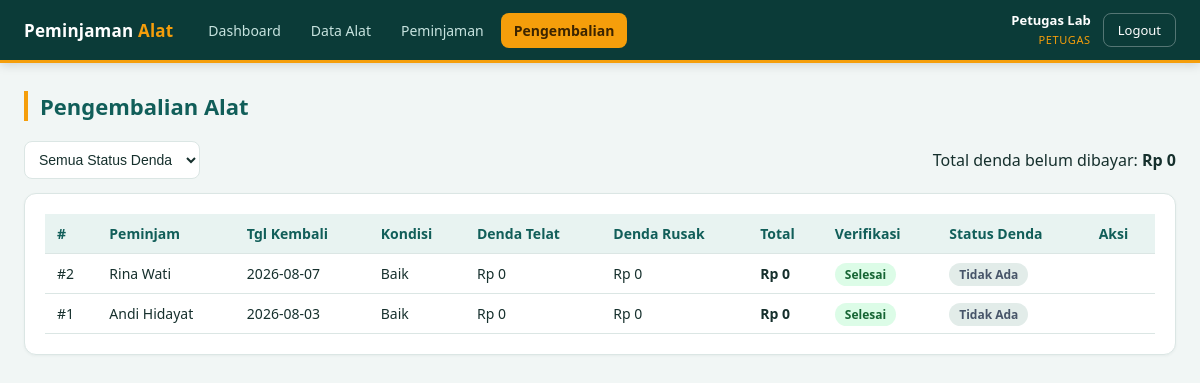
Page /pengembalian/index.php (signed in) on the committed database.
### tables this page shows
CREATE TABLE `tb_pengembalian` (
  `id_pengembalian` int(11) NOT NULL AUTO_INCREMENT,
  `id_peminjaman` int(11) NOT NULL,
  `id_user` int(11) NOT NULL COMMENT 'yang mengajukan pengembalian (peminjam)',
  `id_petugas` int(11) DEFAULT NULL COMMENT 'petugas yang memverifikasi',
  `tanggal_kembali` date NOT NULL,
  `kondisi_alat_kembali` varchar(30) NOT NULL,
  `denda` int(11) NOT NULL DEFAULT 0 COMMENT 'total denda = denda_telat + denda_kerusakan',
  `denda_telat` int(11) NOT NULL DEFAULT 0,
  `denda_kerusakan` int(11) NOT NULL DEFAULT 0,
  `status_denda` enum('Tidak Ada','Belum Dibayar','Lunas') NOT NULL DEFAULT 'Tidak Ada',
  `tanggal_bayar` datetime DEFAULT NULL,
  `id_petugas_bayar` int(11) DEFAULT NULL COMMENT 'petugas yang mengonfirmasi pembayaran denda',
  `catatan_denda` varchar(150) DEFAULT NULL,
  `status` enum('Menunggu','Selesai') NOT NULL DEFAULT 'Menunggu',
  PRIMARY KEY (`id_pengembalian`),
  KEY `id_peminjaman` (`id_peminjaman`),
  CONSTRAINT `fk_pengembalian_peminjaman` FOREIGN KEY (`id_peminjaman`) REFERENCES `tb_peminjaman` (`id_peminjaman`) ON DELETE CASCADE ON UPDATE CASCADE
);

CREATE TABLE `tb_user` (
  `id_user` int(11) NOT NULL AUTO_INCREMENT,
  `username` varchar(50) NOT NULL,
  `password` varchar(255) NOT NULL,
  `nama_lengkap` varchar(100) NOT NULL,
  `level_user` enum('Admin','Petugas','Peminjam') NOT NULL,
  PRIMARY KEY (`id_user`),
  UNIQUE KEY `username` (`username`)
);

### config/auth.php (called while the page is built, shortened)
<?php
function current_role(): string
{
    return $_SESSION['level_user'] ?? '';
}

### config/fungsi.php (called while the page is built, shortened)
<?php
function e(?string $val): string
{
    return htmlspecialchars($val ?? '', ENT_QUOTES, 'UTF-8');
}
function rupiah(int $angka): string
{
    return 'Rp ' . number_format($angka, 0, ',', '.');
}
function badge_denda(string $status): string
{
    return 'badge-none';
}

### pengembalian/index.php (the view, shortened to what this page needs)
<?php
require_once __DIR__ . '/../config/koneksi.php';
require_once __DIR__ . '/../config/auth.php';
require_once __DIR__ . '/../config/fungsi.php';
$role = current_role();
$riwayat = [];
$totalBelumBayar = 0;
if ($role === 'Peminjam') {
    $stmt = $pdo->prepare(
        "SELECT p.*, GROUP_CONCAT(CONCAT(a.nama_alat,' (',d.jumlah_pinjam,')') SEPARATOR ', ') AS daftar_alat,
                (SELECT COUNT(*) FROM tb_pengembalian x WHERE x.id_peminjaman = p.id_peminjaman) AS sudah_diajukan
         FROM tb_peminjaman p
         LEFT JOIN tb_detail_peminjaman d ON d.id_peminjaman = p.id_peminjaman
         LEFT JOIN tb_alat a ON a.id_alat = d.id_alat
         WHERE p.id_user = :u AND p.status_peminjaman = 'Dipinjam'
         GROUP BY p.id_peminjaman ORDER BY p.tanggal_rencana_kembali"
    );
    $stmt->execute([':u' => current_user_id()]);
    $rows = $stmt->fetchAll();
    $stmt = $pdo->prepare(
        "SELECT r.*, p.tanggal_rencana_kembali,
                GROUP_CONCAT(CONCAT(a.nama_alat,' (',d.jumlah_pinjam,')') SEPARATOR ', ') AS daftar_alat
         FROM tb_pengembalian r
         JOIN tb_peminjaman p ON p.id_peminjaman = r.id_peminjaman
         LEFT JOIN tb_detail_peminjaman d ON d.id_peminjaman = p.id_peminjaman
         LEFT JOIN tb_alat a ON a.id_alat = d.id_alat
         WHERE r.id_user = :u
         GROUP BY r.id_pengembalian ORDER BY r.tanggal_kembali DESC, r.id_pengembalian DESC"
    );
    $stmt->execute([':u' => current_user_id()]);
    $riwayat = $stmt->fetchAll();
    foreach ($riwayat as $h) {
        if ($h['status_denda'] === 'Belum Dibayar') $totalBelumBayar += (int)$h['denda'];
    }
} else {
    $sql = "SELECT r.*, u.nama_lengkap AS nama_peminjam, p.tanggal_rencana_kembali
            FROM tb_pengembalian r
            JOIN tb_peminjaman p ON p.id_peminjaman = r.id_peminjaman
            JOIN tb_user u ON u.id_user = r.id_user";
    $params = [];
    $sql .= ' ORDER BY r.status ASC, r.tanggal_kembali DESC, r.id_pengembalian DESC';
    $stmt = $pdo->prepare($sql);
    $stmt->execute($params);
    $rows = $stmt->fetchAll();
    $totalBelumBayar = (int)$pdo->query("SELECT COALESCE(SUM(denda),0) FROM tb_pengembalian WHERE status_denda='Belum Dibayar'")->fetchColumn();
}
require __DIR__ . '/../config/partial_header.php';
?>
<?php if ($role === 'Peminjam'): ?>
<?php if ($totalBelumBayar > 0): ?>
  <div class="alert alert-error">Anda memiliki denda yang belum dibayar sebesar <strong><?= rupiah($totalBelumBayar) ?></strong>. Silakan bayar ke petugas; peminjaman baru tidak bisa diajukan sebelum denda lunas.</div>
<?php endif; ?>
<div class="card">
  <h3 style="margin-top:0">Alat yang Sedang Dipinjam</h3>
  <table>
    <thead><tr><th>#</th><th>Alat Dipinjam</th><th>Tgl Pinjam</th><th>Rencana Kembali</th><th>Aksi</th></tr></thead>
    <tbody>
      <?php if (!$rows): ?><tr><td colspan="5">Tidak ada alat yang sedang dipinjam.</td></tr><?php endif; ?>
      <?php foreach ($rows as $r): ?>
        <tr>
          <td>#<?= (int)$r['id_peminjaman'] ?></td>
          <td><?= e($r['daftar_alat']) ?></td>
          <td><?= e($r['tanggal_pinjam']) ?></td>
          <td><?= e($r['tanggal_rencana_kembali']) ?></td>
          <td>
            <?php if ((int)$r['sudah_diajukan'] > 0): ?>
              <span class="badge badge-diajukan">Menunggu diproses petugas</span>
            <?php else: ?>
              <a href="ajukan.php?id=<?= (int)$r['id_peminjaman'] ?>" class="btn btn-primary btn-sm">Kembalikan</a>
            <?php endif; ?>
          </td>
        </tr>
      <?php endforeach; ?>
    </tbody>
  </table>
</div>
<div class="card">
  <h3 style="margin-top:0">Riwayat Pengembalian &amp; Denda</h3>
  <table>
    <thead><tr><th>#</th><th>Alat</th><th>Tgl Kembali</th><th>Kondisi</th><th>Rincian Denda</th><th>Total</th><th>Status Denda</th></tr></thead>
    <tbody>
      <?php if (!$riwayat): ?><tr><td colspan="7">Belum ada riwayat pengembalian.</td></tr><?php endif; ?>
      <?php foreach ($riwayat as $h): ?>
        <tr>
          <td>#<?= (int)$h['id_peminjaman'] ?></td>
          <td><?= e($h['daftar_alat']) ?></td>
          <td><?= e($h['tanggal_kembali']) ?></td>
          <td><?= e($h['kondisi_alat_kembali']) ?></td>
          <td>
            <?php if ($h['status'] !== 'Selesai'): ?>
              <span class="hint">Menunggu verifikasi petugas</span>
            <?php elseif ((int)$h['denda'] === 0): ?>-
            <?php else: ?>
              Telat: <?= rupiah((int)$h['denda_telat']) ?><br>Kerusakan: <?= rupiah((int)$h['denda_kerusakan']) ?>
              <?php if (!empty($h['catatan_denda'])): ?><br><span class="hint"><?= e($h['catatan_denda']) ?></span><?php endif; ?>
            <?php endif; ?>
          </td>
          <td><?= $h['status'] === 'Selesai' ? rupiah((int)$h['denda']) : '-' ?></td>
          <td>
            <?php if ($h['status'] !== 'Selesai'): ?>
              <span class="badge badge-diajukan">Menunggu</span>
            <?php else: ?>
              <span class="badge <?= badge_denda($h['status_denda']) ?>"><?= e($h['status_denda']) ?></span>
              <?php if ($h['status_denda'] === 'Lunas' && $h['tanggal_bayar']): ?><br><span class="hint"><?= e($h['tanggal_bayar']) ?></span><?php endif; ?>
            <?php endif; ?>
          </td>
        </tr>
      <?php endforeach; ?>
    </tbody>
  </table>
</div>
<?php else: ?>
<div class="toolbar">
  <form method="get" class="search-box">
    <select name="denda" onchange="this.form.submit()">
      <option value="">Semua Status Denda</option>
    </select>
  </form>
  <div>Total denda belum dibayar: <strong><?= rupiah($totalBelumBayar) ?></strong></div>
</div>
<div class="card">
  <table>
    <thead><tr><th>#</th><th>Peminjam</th><th>Tgl Kembali</th><th>Kondisi</th><th>Denda Telat</th><th>Denda Rusak</th><th>Total</th><th>Verifikasi</th><th>Status Denda</th><th>Aksi</th></tr></thead>
    <tbody>
      <?php foreach ($rows as $r): ?>
        <tr>
          <td>#<?= (int)$r['id_peminjaman'] ?></td>
          <td><?= e($r['nama_peminjam']) ?></td>
          <td><?= e($r['tanggal_kembali']) ?></td>
          <td><?= e($r['kondisi_alat_kembali']) ?></td>
          <td><?= rupiah((int)$r['denda_telat']) ?></td>
          <td><?= rupiah((int)$r['denda_kerusakan']) ?></td>
          <td><strong><?= rupiah((int)$r['denda']) ?></strong></td>
          <td><span class="badge <?= $r['status'] === 'Selesai' ? 'badge-selesai' : 'badge-diajukan' ?>"><?= e($r['status']) ?></span></td>
          <td>
            <?php if ($r['status'] === 'Selesai'): ?>
              <span class="badge <?= badge_denda($r['status_denda']) ?>"><?= e($r['status_denda']) ?></span>
            <?php else: ?>-<?php endif; ?>
          </td>
          <td>
          </td>
        </tr>
      <?php endforeach; ?>
    </tbody>
  </table>
</div>
<?php endif; ?>
<?php require __DIR__ . '/../config/partial_footer.php'; ?>

### assets/style.css (style rules this page uses)
:root { --primary:#0f766e; --primary-dark:#115e59; --primary-soft:#ccfbf1; --accent:#f59e0b; --danger:#dc2626; --success:#16a34a; --bg:#f1f6f5; --card:#ffffff; --border:#dbe6e4; --text:#16302d; --muted:#5f7a76; --nav-bg:#0b3b38; --nav-text:#c7e3df; --radius:12px; }
* { box-sizing:border-box }
body { margin:0;font-family:'Segoe UI',system-ui,Arial,sans-serif;background:var(--bg);color:var(--text) }
.card { background:var(--card);border:1px solid var(--border);border-radius:var(--radius);padding:20px;margin-bottom:20px; box-shadow:0 1px 3px rgba(15,60,56,.05);overflow-x:auto }
table { width:100%;border-collapse:collapse;font-size:14px }
th,td { padding:10px 12px;border-bottom:1px solid var(--border);text-align:left }
th { background:#e8f3f1;font-weight:600;color:var(--primary-dark) }
input,select,textarea { width:100%;padding:9px 10px;border:1px solid var(--border);border-radius:8px;font-size:14px;background:#fff;color:var(--text) }
.badge { padding:3px 10px;border-radius:20px;font-size:12px;font-weight:600 }
.badge-selesai { background:#dcfce7;color:#166534 }
.badge-none { background:#e2ece9;color:#475569 }
.toolbar { display:flex;justify-content:space-between;align-items:center;margin-bottom:14px;gap:10px;flex-wrap:wrap }
.search-box { max-width:260px }

### rows in the picture
tb_pengembalian: id_peminjaman "2", id_user.nama_lengkap "Rina Wati", tanggal_kembali "2026-08-07", kondisi_alat_kembali "Baik", denda_telat "Rp 0", denda_kerusakan "Rp 0", denda "Rp 0", status "Selesai", status_denda "Tidak Ada"
tb_pengembalian: id_peminjaman "1", id_user.nama_lengkap "Andi Hidayat", tanggal_kembali "2026-08-03", kondisi_alat_kembali "Baik", denda_telat "Rp 0", denda_kerusakan "Rp 0", denda "Rp 0", status "Selesai", status_denda "Tidak Ada"

### other values in the picture
$m['label'] "Dashboard"
$m['label'] "Data Alat"
$m['label'] "Peminjaman"
$m['label'] "Pengembalian"
$_SESSION['nama_lengkap'] "Petugas Lab"
$role "PETUGAS"
$pageTitle "Pengembalian Alat"
rupiah($totalBelumBayar) "Rp 0"
